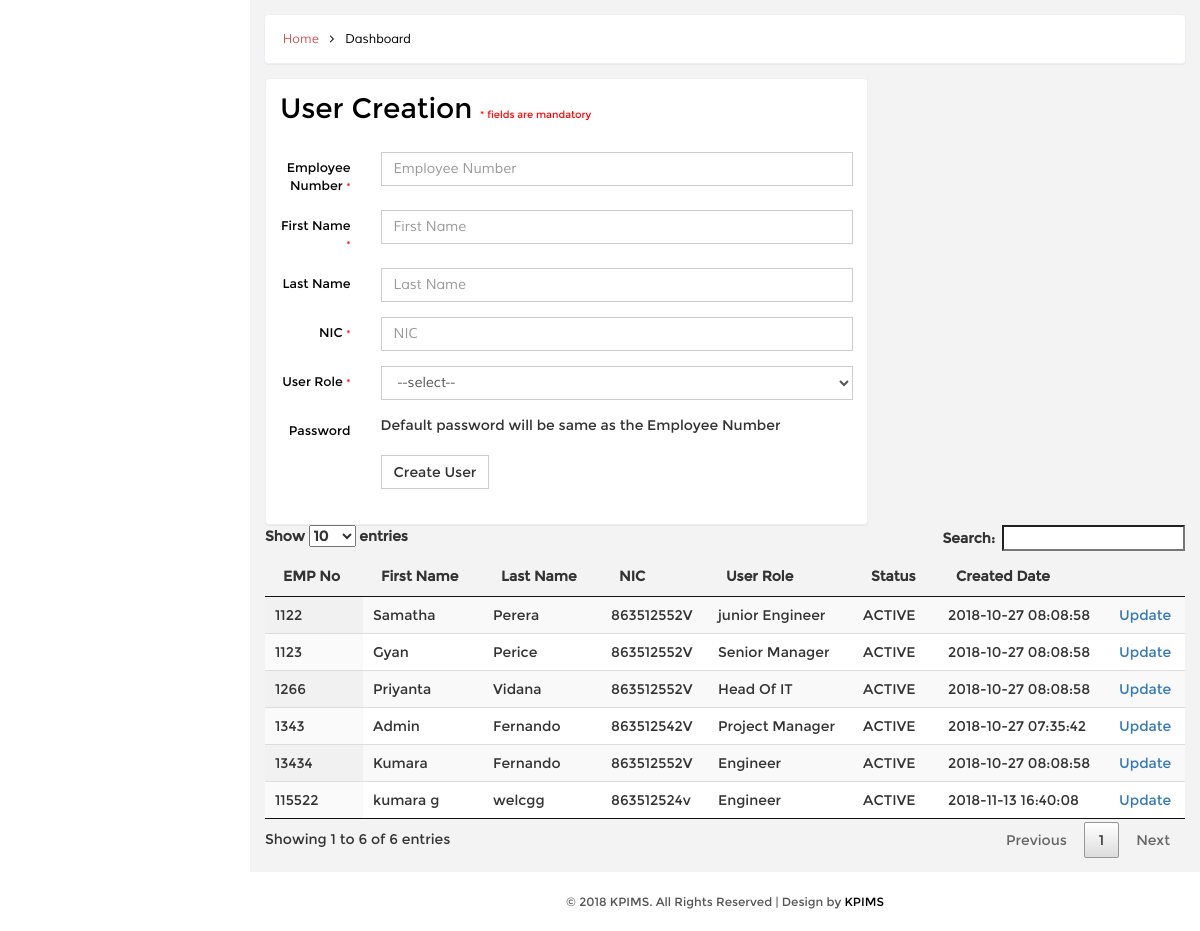
Before: /user_creation.php with the older database file.
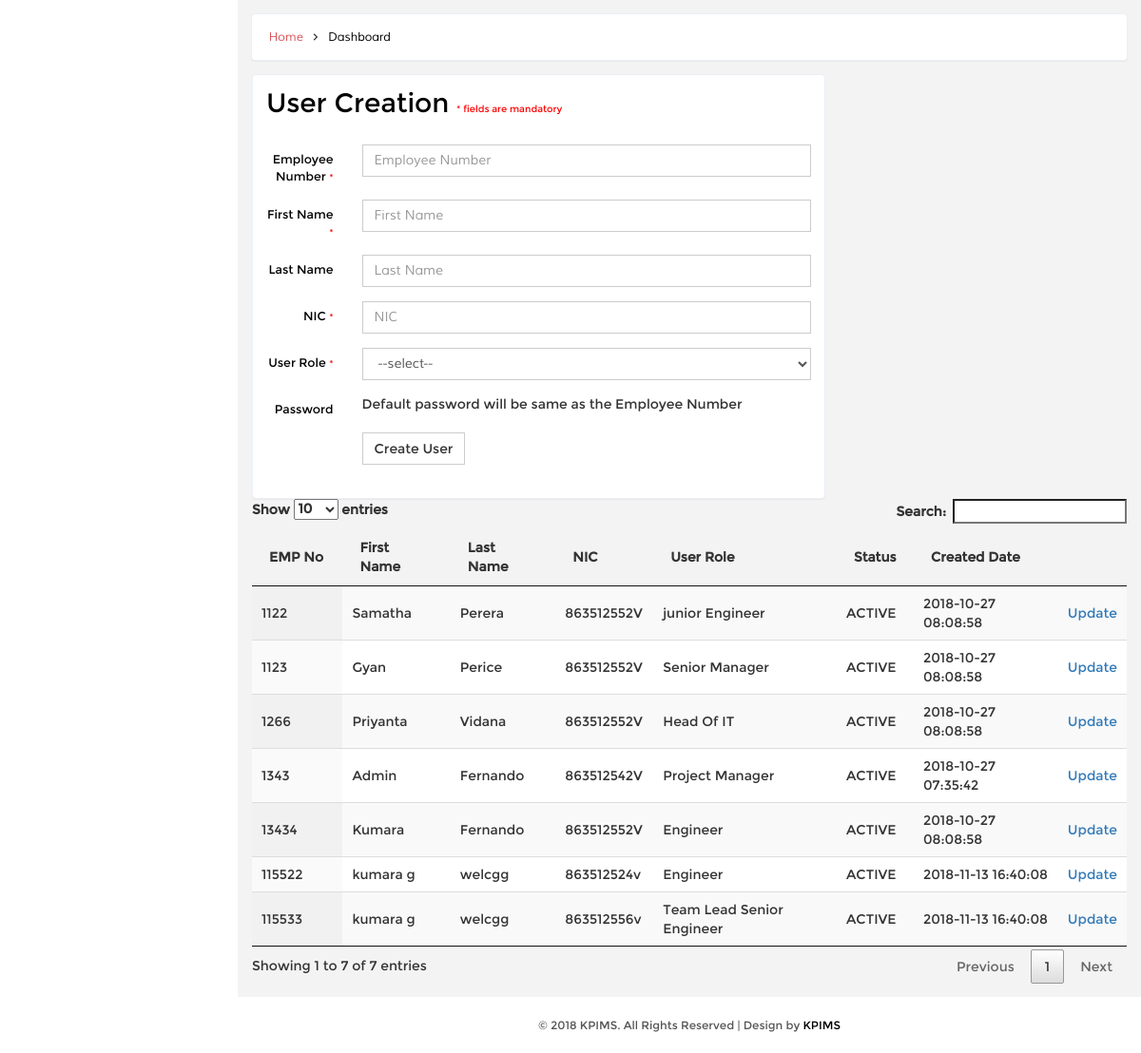
After: the same page with the newer database file.
### tables this page shows
CREATE TABLE `kpi_user` (
  `id` int(5) NOT NULL AUTO_INCREMENT,
  `first_name` varchar(50) DEFAULT NULL,
  `last_name` varchar(50) DEFAULT NULL,
  `empno` varchar(50) DEFAULT NULL,
  `nic` varchar(12) DEFAULT NULL,
  `pword` text DEFAULT NULL,
  `user_role` varchar(20) DEFAULT NULL,
  `status_code` varchar(20) DEFAULT NULL,
  `user_created` int(5) DEFAULT NULL,
  `date_created` timestamp NOT NULL DEFAULT current_timestamp(),
  `user_updated` int(5) DEFAULT 0,
  `date_updated` varchar(50) DEFAULT NULL,
  `job_title` varchar(250) DEFAULT NULL,
  `date_of_appointment` varchar(25) DEFAULT NULL,
  PRIMARY KEY (`id`)
);

CREATE TABLE `kpi_user_role` (
  `user_role` varchar(50) NOT NULL,
  `description` varchar(150) DEFAULT NULL,
  `access_level` int(5) DEFAULT NULL,
  PRIMARY KEY (`user_role`)
);

### DB.php (called while the page is built, shortened)
<?php
function getDBConnection() {
    $servername = "localhost";
    $username = "root";
    $password = "123";
    $db = "kpimsdb";
    $conn = mysqli_connect($servername, $username, $password, $db);
    if (!$conn) {
        die("Connection failed: " . mysqli_connect_error());
    } else {
        return $conn;
    }
}
function getData($sql) {
    $conn = getDBConnection();
    $result = mysqli_query($conn, $sql);
    if (mysqli_num_rows($result) > 0) {
        return $result;
    } else {
        return FALSE;
    }
}
?>

### user_creation.php (the view, shortened to what the changed rows need)
<!DOCTYPE HTML>
<html>
    <?php include_once './DB.php'; ?>
    <head>
        <link href="css/bootstrap.min.css" rel='stylesheet' type='text/css' />
        <link href="css/style.css" rel='stylesheet' type='text/css' />
        <link href="css/font-awesome.css" rel="stylesheet">
        <link href="css/custom.css" rel="stylesheet">
    </head>
    <body>
        <div id="wrapper">
            <div id="page-wrapper" class="gray-bg dashbard-1">
                <div class="content-main">
                    <div class="banner">
                        <h2>
                            <a href="index.html">Home</a>
                            <i class="fa fa-angle-right"></i>
                            <span>Dashboard</span>
                        </h2>
                    </div>
                    <div class="content-top">
                        <div class="col-md-8 ">
                            <div class="grid-form1">
                            </div>
                        </div>
                        <div class="col-md-4 "></div>
                        <div class="col-md-12 ">
                            <?php
                            $sql = " SELECT kpi_user.*,kpi_user_role.description
FROM kpi_user
INNER JOIN kpi_user_role
ON kpi_user_role.user_role = kpi_user.user_role  ";
                            ?>
                            <table id="example" class="display" cellspacing="0" width="100%">
                                <thead>
                                    <tr>
                                        <th>EMP No</th>
                                        <th>First Name</th>
                                        <th>Last Name</th>
                                        <th>NIC</th>
                                        <th>User Role</th>
                                        <th>Status</th>
                                        <th>Created Date</th>
                                        <th></th>
                                    </tr>
                                </thead>
                                <tbody>
                                    <?php
                                    $resultx = getData($sql);
                                    if ($resultx != FALSE) {
                                        while ($row = mysqli_fetch_assoc($resultx)) {
                                            ?>
                                            <tr>
                                                <td><?= $row['empno']; ?></td>
                                                <td><?= $row['first_name']; ?></td>
                                                <td><?= $row['last_name']; ?></td>
                                                <td><?= $row['nic']; ?></td>
                                                <td><?= $row['description']; ?></td>
                                                <td><?= $row['status_code']; ?></td>
                                                <td><?= $row['date_created']; ?></td>
                                                <td><a href="admin_update_user.php?id=<?= $row['id']; ?>">Update</a></td>
                                            </tr>
                                            <?php
                                        }
                                    }
                                    ?>
                                </tbody>
                            </table>
                            <link href="css/jquery.dataTables.min.css" rel="stylesheet" type="text/css"/>
                        </div>
                        <div class="clearfix"> </div>
                    </div>
                </div>
            </div>
        </div>
    </body>
</html>

Changed rows visible on the page:
added kpi_user: empno "115533", first_name "kumara g", last_name "welcgg", nic "863512556v", kpi_user_role.description "Team Lead Senior Engineer", status_code "ACTIVE", date_created "2018-11-13 16:40:08"
Other visible differences:
text written by a page script: "Show entries Search: Showing 1 to 6 of 6 entries Previous 1 Next" → "Show entries Search: Showing 1 to 7 of 7 entries Previous 1 Next"
